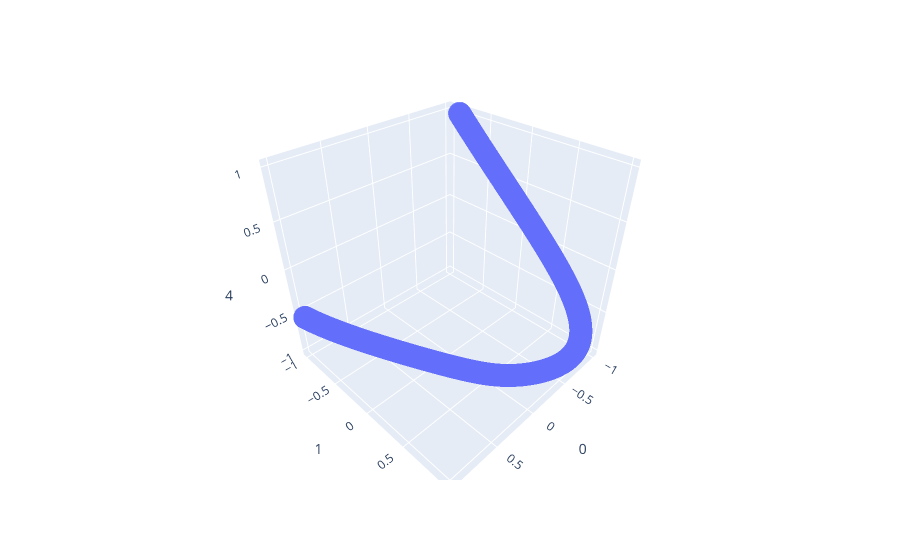

Write notebook code for a chart like this one.
### Markdown cell above
### Visualize

### Code cell
indices = [0, 1, 4]

plot3d_data(std_data, indices)

### Figure 1 — Plotly figure (JSON) as saved in the notebook; plotly's stock layout.template omitted (floating-point values rounded to 4 significant figures; data arrays with more than 128 entries replaced by an {"elided": "..."} marker saying what was removed)
{"data": [{"hovertemplate": "0=%{x}<br>1=%{y}<br>4=%{z}<extra></extra>", "legendgroup": "", "marker": {"color": "#636efa", "opacity": 0.7, "symbol": "circle"}, "mode": "markers", "name": "", "scene": "scene", "showlegend": false, "type": "scatter3d", "x": {"elided": "901 float values"}, "y": {"elided": "901 float values"}, "z": {"elided": "901 float values"}}], "layout": {"legend": {"tracegroupgap": 0}, "margin": {"t": 60}, "scene": {"domain": {"x": [0, 1], "y": [0, 1]}, "xaxis": {"title": {"text": "0"}}, "yaxis": {"title": {"text": "1"}}, "zaxis": {"title": {"text": "4"}}}}}
